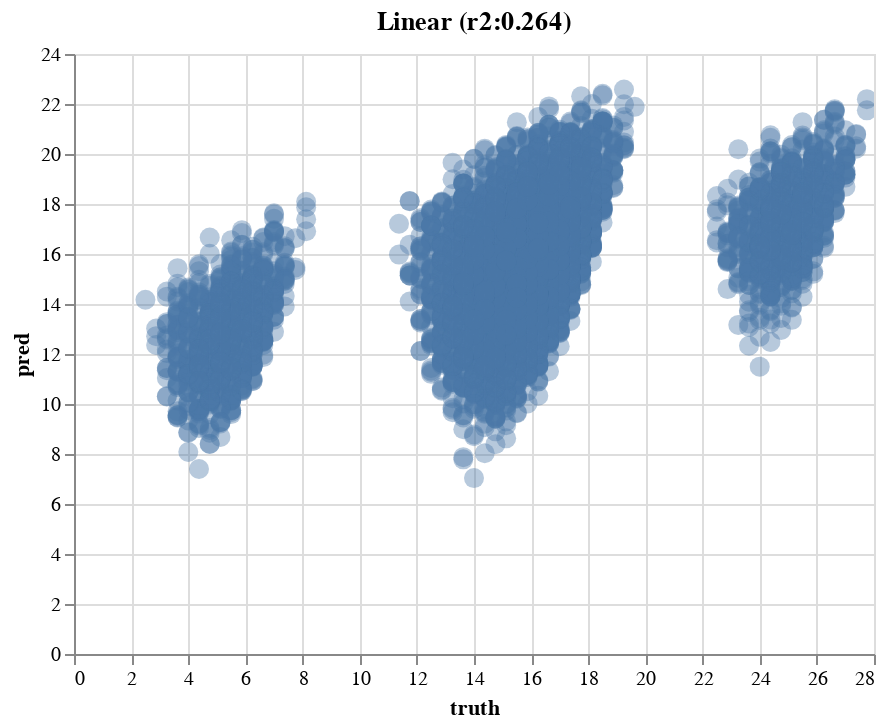
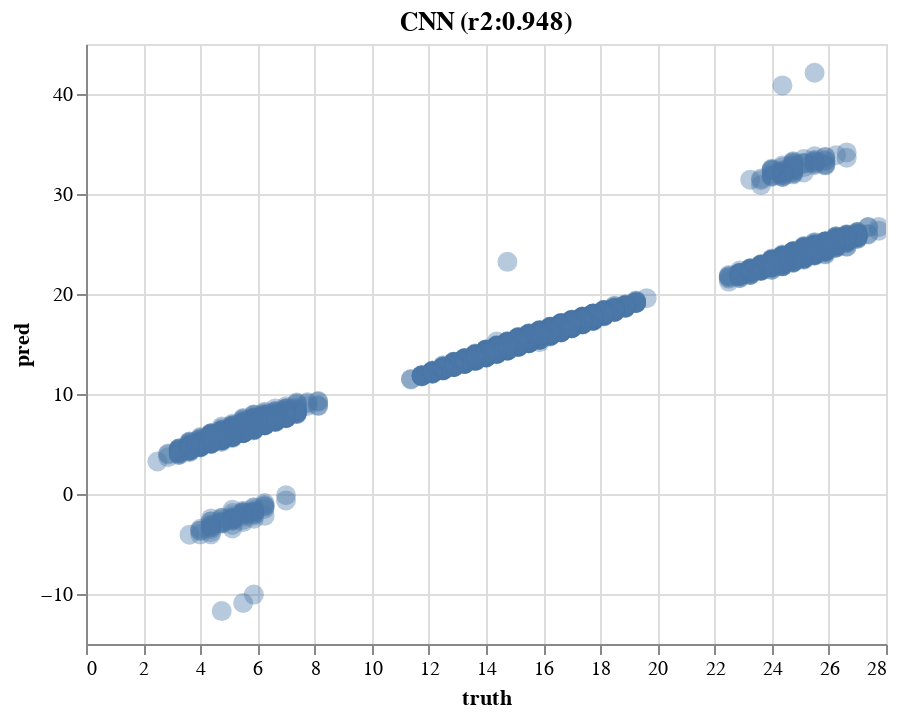

Write notebook code for charts like these, in order.
### Markdown cell above
But the CNN isn't perfect. We could probably train it longer or adjust the hyperparameters, but the goal isn't perfection - this is a very simple task relative to actual regulatroy grammars. Instead, I thought it would be interesting to use the Altair visualization libary to interactively inspect which sequences the models get wrong:

### Code cell
alt.data_transformers.disable_max_rows() # disable altair warning
parity_pred(models, seqs, oracle,alt=True)

### Figure 1 — Vega-Lite specification as saved in the notebook (floating-point values rounded to 4 significant figures; data arrays with more than 128 entries replaced by an {"elided": "..."} marker saying what was removed)
{"config": {"view": {"continuousWidth": 400, "continuousHeight": 300}}, "data": {"name": "data-46f5faabeba8c05e6b97cb795e7ac080"}, "mark": {"type": "circle", "opacity": 0.4, "size": 100}, "encoding": {"tooltip": [{"field": "seq", "type": "nominal"}], "x": {"field": "truth", "type": "quantitative"}, "y": {"field": "pred", "type": "quantitative"}}, "selection": {"selector001": {"type": "interval", "bind": "scales", "encodings": ["x", "y"]}}, "title": "Linear (r2:0.264)", "$schema": "https://vega.github.io/schema/vega-lite/v4.17.0.json", "datasets": {"data-46f5faabeba8c05e6b97cb795e7ac080": {"elided": "13108 records"}}}

### Figure 2 — Vega-Lite specification as saved in the notebook (floating-point values rounded to 4 significant figures; data arrays with more than 128 entries replaced by an {"elided": "..."} marker saying what was removed)
{"config": {"view": {"continuousWidth": 400, "continuousHeight": 300}}, "data": {"name": "data-b1f9023e53a52b3cb6a41c01b79c9e5d"}, "mark": {"type": "circle", "opacity": 0.4, "size": 100}, "encoding": {"tooltip": [{"field": "seq", "type": "nominal"}], "x": {"field": "truth", "type": "quantitative"}, "y": {"field": "pred", "type": "quantitative"}}, "selection": {"selector002": {"type": "interval", "bind": "scales", "encodings": ["x", "y"]}}, "title": "CNN (r2:0.948)", "$schema": "https://vega.github.io/schema/vega-lite/v4.17.0.json", "datasets": {"data-b1f9023e53a52b3cb6a41c01b79c9e5d": {"elided": "13108 records"}}}
